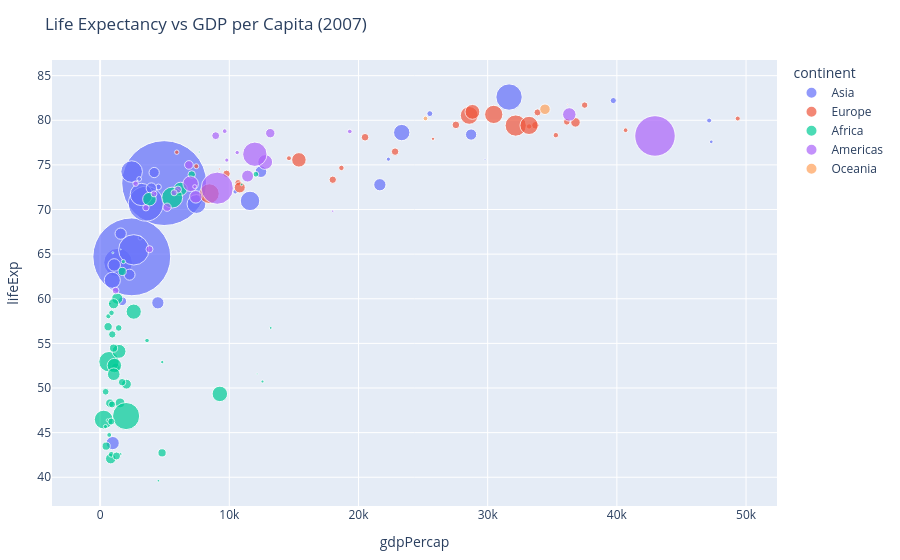

Notebook code for this chart:
### Markdown cell above
## 3 — Basic Scatter Plot

Create a scatter plot for year 2007:
- x = GDP per capita
- y = life expectancy
- color by continent
- size by population
- title must be explicit

### Code cell
df_2007 = df[df["year"] == 2007].copy()

fig = px.scatter(
    df_2007,
    x="gdpPercap",
    y="lifeExp",
    color="continent",
    size="pop",
    hover_name="country",
    size_max=60,
    title="Life Expectancy vs GDP per Capita (2007)"
)

fig.update_layout(margin=dict(l=40, r=40, t=60, b=40))
fig.show()

### Figure 1 — Plotly figure (JSON) as saved in the notebook; plotly's stock layout.template omitted (floating-point values rounded to 4 significant figures)
{"data": [{"hovertemplate": "<b>%{hovertext}</b><br><br>continent=Asia<br>gdpPercap=%{x}<br>lifeExp=%{y}<br>pop=%{marker.size}<extra></extra>", "hovertext": ["Afghanistan", "Bahrain", "Bangladesh", "Cambodia", "China", "Hong Kong, China", "India", "Indonesia", "Iran", "Iraq", "Israel", "Japan", "Jordan", "Korea, Dem. Rep.", "Korea, Rep.", "Kuwait", "Lebanon", "Malaysia", "Mongolia", "Myanmar", "Nepal", "Oman", "Pakistan", "Philippines", "Saudi Arabia", "Singapore", "Sri Lanka", "Syria", "Taiwan", "Thailand", "Vietnam", "West Bank and Gaza", "Yemen, Rep."], "legendgroup": "Asia", "marker": {"color": "#636efa", "size": [31889923, 708573, 150448339, 14131858, 1318683096, 6980412, 1110396331, 223547000, 69453570, 27499638, 6426679, 127467972, 6053193, 23301725, 49044790, 2505559, 3921278, 24821286, 2874127, 47761980, 28901790, 3204897, 169270617, 91077287, 27601038, 4553009, 20378239, 19314747, 23174294, 65068149, 85262356, 4018332, 22211743], "sizemode": "area", "sizeref": 366300.0, "symbol": "circle"}, "mode": "markers", "name": "Asia", "orientation": "v", "showlegend": true, "x": [974.6, 29800.0, 1391.0, 1714.0, 4959.0, 39720.0, 2452.0, 3541.0, 11610.0, 4471.0, 25520.0, 31660.0, 4519.0, 1593.0, 23350.0, 47310.0, 10460.0, 12450.0, 3096.0, 944.0, 1091.0, 22320.0, 2606.0, 3190.0, 21650.0, 47140.0, 3970.0, 4185.0, 28720.0, 7458.0, 2442.0, 3025.0, 2281.0], "xaxis": "x", "y": [43.83, 75.64, 64.06, 59.72, 72.96, 82.21, 64.7, 70.65, 70.96, 59.55, 80.75, 82.6, 72.53, 67.3, 78.62, 77.59, 71.99, 74.24, 66.8, 62.07, 63.78, 75.64, 65.48, 71.69, 72.78, 79.97, 72.4, 74.14, 78.4, 70.62, 74.25, 73.42, 62.7], "yaxis": "y", "type": "scatter"}, {"hovertemplate": "<b>%{hovertext}</b><br><br>continent=Europe<br>gdpPercap=%{x}<br>lifeExp=%{y}<br>pop=%{marker.size}<extra></extra>", "hovertext": ["Albania", "Austria", "Belgium", "Bosnia and Herzegovina", "Bulgaria", "Croatia", "Czech Republic", "Denmark", "Finland", "France", "Germany", "Greece", "Hungary", "Iceland", "Ireland", "Italy", "Montenegro", "Netherlands", "Norway", "Poland", "Portugal", "Romania", "Serbia", "Slovak Republic", "Slovenia", "Spain", "Sweden", "Switzerland", "Turkey", "United Kingdom"], "legendgroup": "Europe", "marker": {"color": "#EF553B", "size": [3600523, 8199783, 10392226, 4552198, 7322858, 4493312, 10228744, 5468120, 5238460, 61083916, 82400996, 10706290, 9956108, 301931, 4109086, 58147733, 684736, 16570613, 4627926, 38518241, 10642836, 22276056, 10150265, 5447502, 2009245, 40448191, 9031088, 7554661, 71158647, 60776238], "sizemode": "area", "sizeref": 366300.0, "symbol": "circle"}, "mode": "markers", "name": "Europe", "orientation": "v", "showlegend": true, "x": [5937.0, 36130.0, 33690.0, 7446.0, 10680.0, 14620.0, 22830.0, 35280.0, 33210.0, 30470.0, 32170.0, 27540.0, 18010.0, 36180.0, 40680.0, 28570.0, 9254.0, 36800.0, 49360.0, 15390.0, 20510.0, 10810.0, 9787.0, 18680.0, 25770.0, 28820.0, 33860.0, 37510.0, 8458.0, 33200.0], "xaxis": "x", "y": [76.42, 79.83, 79.44, 74.85, 73.0, 75.75, 76.49, 78.33, 79.31, 80.66, 79.41, 79.48, 73.34, 81.76, 78.89, 80.55, 74.54, 79.76, 80.2, 75.56, 78.1, 72.48, 74.0, 74.66, 77.93, 80.94, 80.88, 81.7, 71.78, 79.42], "yaxis": "y", "type": "scatter"}, {"hovertemplate": "<b>%{hovertext}</b><br><br>continent=Africa<br>gdpPercap=%{x}<br>lifeExp=%{y}<br>pop=%{marker.size}<extra></extra>", "hovertext": ["Algeria", "Angola", "Benin", "Botswana", "Burkina Faso", "Burundi", "Cameroon", "Central African Republic", "Chad", "Comoros", "Congo, Dem. Rep.", "Congo, Rep.", "Cote d'Ivoire", "Djibouti", "Egypt", "Equatorial Guinea", "Eritrea", "Ethiopia", "Gabon", "Gambia", "Ghana", "Guinea", "Guinea-Bissau", "Kenya", "Lesotho", "Liberia", "Libya", "Madagascar", "Malawi", "Mali", "Mauritania", "Mauritius", "Morocco", "Mozambique", "Namibia", "Niger", "Nigeria", "Reunion", "Rwanda", "Sao Tome and Principe", "Senegal", "Sierra Leone", "Somalia", "South Africa", "Sudan", "Swaziland", "Tanzania", "Togo", "Tunisia", "Uganda", "Zambia", "Zimbabwe"], "legendgroup": "Africa", "marker": {"color": "#00cc96", "size": [33333216, 12420476, 8078314, 1639131, 14326203, 8390505, 17696293, 4369038, 10238807, 710960, 64606759, 3800610, 18013409, 496374, 80264543, 551201, 4906585, 76511887, 1454867, 1688359, 22873338, 9947814, 1472041, 35610177, 2012649, 3193942, 6036914, 19167654, 13327079, 12031795, 3270065, 1250882, 33757175, 19951656, 2055080, 12894865, 135031164, 798094, 8860588, 199579, 12267493, 6144562, 9118773, 43997828, 42292929, 1133066, 38139640, 5701579, 10276158, 29170398, 11746035, 12311143], "sizemode": "area", "sizeref": 366300.0, "symbol": "circle"}, "mode": "markers", "name": "Africa", "orientation": "v", "showlegend": true, "x": [6223.0, 4797.0, 1441.0, 12570.0, 1217.0, 430.1, 2042.0, 706.0, 1704.0, 986.1, 277.6, 3633.0, 1545.0, 2082.0, 5581.0, 12150.0, 641.4, 690.8, 13210.0, 752.7, 1328.0, 942.7, 579.2, 1463.0, 1569.0, 414.5, 12060.0, 1045.0, 759.3, 1043.0, 1803.0, 10960.0, 3820.0, 823.7, 4811.0, 619.7, 2014.0, 7670.0, 863.1, 1598.0, 1712.0, 862.5, 926.1, 9270.0, 2602.0, 4513.0, 1107.0, 883.0, 7093.0, 1056.0, 1271.0, 469.7], "xaxis": "x", "y": [72.3, 42.73, 56.73, 50.73, 52.3, 49.58, 50.43, 44.74, 50.65, 65.15, 46.46, 55.32, 48.33, 54.79, 71.34, 51.58, 58.04, 52.95, 56.73, 59.45, 60.02, 56.01, 46.39, 54.11, 42.59, 45.68, 73.95, 59.44, 48.3, 54.47, 64.16, 72.8, 71.16, 42.08, 52.91, 56.87, 46.86, 76.44, 46.24, 65.53, 63.06, 42.57, 48.16, 49.34, 58.56, 39.61, 52.52, 58.42, 73.92, 51.54, 42.38, 43.49], "yaxis": "y", "type": "scatter"}, {"hovertemplate": "<b>%{hovertext}</b><br><br>continent=Americas<br>gdpPercap=%{x}<br>lifeExp=%{y}<br>pop=%{marker.size}<extra></extra>", "hovertext": ["Argentina", "Bolivia", "Brazil", "Canada", "Chile", "Colombia", "Costa Rica", "Cuba", "Dominican Republic", "Ecuador", "El Salvador", "Guatemala", "Haiti", "Honduras", "Jamaica", "Mexico", "Nicaragua", "Panama", "Paraguay", "Peru", "Puerto Rico", "Trinidad and Tobago", "United States", "Uruguay", "Venezuela"], "legendgroup": "Americas", "marker": {"color": "#ab63fa", "size": [40301927, 9119152, 190010647, 33390141, 16284741, 44227550, 4133884, 11416987, 9319622, 13755680, 6939688, 12572928, 8502814, 7483763, 2780132, 108700891, 5675356, 3242173, 6667147, 28674757, 3942491, 1056608, 301139947, 3447496, 26084662], "sizemode": "area", "sizeref": 366300.0, "symbol": "circle"}, "mode": "markers", "name": "Americas", "orientation": "v", "showlegend": true, "x": [12780.0, 3822.0, 9066.0, 36320.0, 13170.0, 7007.0, 9645.0, 8948.0, 6025.0, 6873.0, 5728.0, 5186.0, 1202.0, 3548.0, 7321.0, 11980.0, 2749.0, 9809.0, 4173.0, 7409.0, 19330.0, 18010.0, 42950.0, 10610.0, 11420.0], "xaxis": "x", "y": [75.32, 65.55, 72.39, 80.65, 78.55, 72.89, 78.78, 78.27, 72.23, 74.99, 71.88, 70.26, 60.92, 70.2, 72.57, 76.19, 72.9, 75.54, 71.75, 71.42, 78.75, 69.82, 78.24, 76.38, 73.75], "yaxis": "y", "type": "scatter"}, {"hovertemplate": "<b>%{hovertext}</b><br><br>continent=Oceania<br>gdpPercap=%{x}<br>lifeExp=%{y}<br>pop=%{marker.size}<extra></extra>", "hovertext": ["Australia", "New Zealand"], "legendgroup": "Oceania", "marker": {"color": "#FFA15A", "size": [20434176, 4115771], "sizemode": "area", "sizeref": 366300.0, "symbol": "circle"}, "mode": "markers", "name": "Oceania", "orientation": "v", "showlegend": true, "x": [34440.0, 25190.0], "xaxis": "x", "y": [81.23, 80.2], "yaxis": "y", "type": "scatter"}], "layout": {"xaxis": {"anchor": "y", "domain": [0.0, 1.0], "title": {"text": "gdpPercap"}}, "yaxis": {"anchor": "x", "domain": [0.0, 1.0], "title": {"text": "lifeExp"}}, "legend": {"title": {"text": "continent"}, "tracegroupgap": 0, "itemsizing": "constant"}, "title": {"text": "Life Expectancy vs GDP per Capita (2007)"}, "margin": {"l": 40, "r": 40, "t": 60, "b": 40}}}
